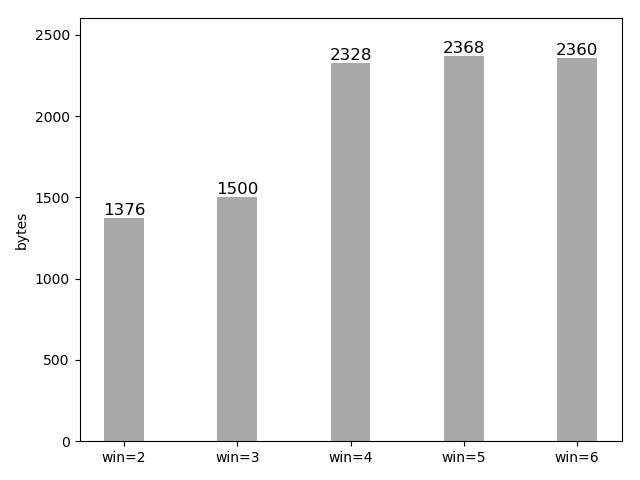

Reproduce this figure in Python.

import numpy as np
import matplotlib.pyplot as plt

handshake = (1.37, 1.57, 1.60, 1.60, 1.60)
ram_consume = (1376, 1500, 2328, 2368, 2360)

fig, x = plt.subplots()
index = np.arange(5)
# 宽度
bar_width = 0.35

# 透明度
opacity = 1
# 颜色说明
# https://matplotlib.org/gallery/color/named_colors.html#sphx-glr-gallery-color-named-colors-py
# 推荐选择 darkgray gray dimgray

plt.bar(index, ram_consume, bar_width, alpha=opacity, color='darkgray')

plt.ylabel('bytes')

plt.xticks(index, ('win=2', 'win=3', 'win=4', 'win=5', 'win=6'))

# plt.legend(loc='upper left')
# plt.legend()

# 增加Y轴范围保证
plt.ylim(0, 2600)

for a, b in zip(index, ram_consume):
    plt.text(a, b + 0.1, '%.0f' % b, ha='center', va='bottom', fontsize='12')

plt.tight_layout()
plt.show()
